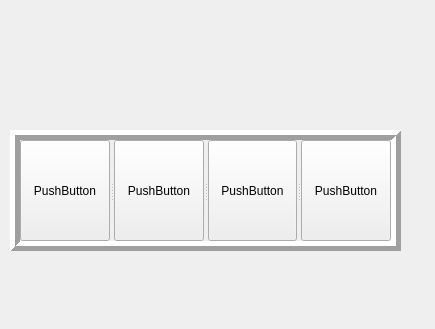
<?xml version="1.0" encoding="UTF-8"?>
<ui version="4.0">
 <class>MyWidget</class>
 <widget class="QWidget" name="MyWidget">
  <property name="geometry">
   <rect>
    <x>0</x>
    <y>0</y>
    <width>435</width>
    <height>329</height>
   </rect>
  </property>
  <property name="windowTitle">
   <string>MyWidget</string>
  </property>
  <widget class="QSplitter" name="splitter">
   <property name="geometry">
    <rect>
     <x>10</x>
     <y>130</y>
     <width>391</width>
     <height>121</height>
    </rect>
   </property>
   <property name="frameShape">
    <enum>QFrame::Box</enum>
   </property>
   <property name="frameShadow">
    <enum>QFrame::Raised</enum>
   </property>
   <property name="lineWidth">
    <number>5</number>
   </property>
   <property name="orientation">
    <enum>Qt::Horizontal</enum>
   </property>
   <widget class="QPushButton" name="pushButton">
    <property name="text">
     <string>PushButton</string>
    </property>
   </widget>
   <widget class="QPushButton" name="pushButton_2">
    <property name="text">
     <string>PushButton</string>
    </property>
   </widget>
   <widget class="QPushButton" name="pushButton_3">
    <property name="text">
     <string>PushButton</string>
    </property>
   </widget>
   <widget class="QPushButton" name="pushButton_4">
    <property name="text">
     <string>PushButton</string>
    </property>
   </widget>
  </widget>
 </widget>
 <layoutdefault spacing="6" margin="11"/>
 <resources/>
 <connections/>
</ui>
